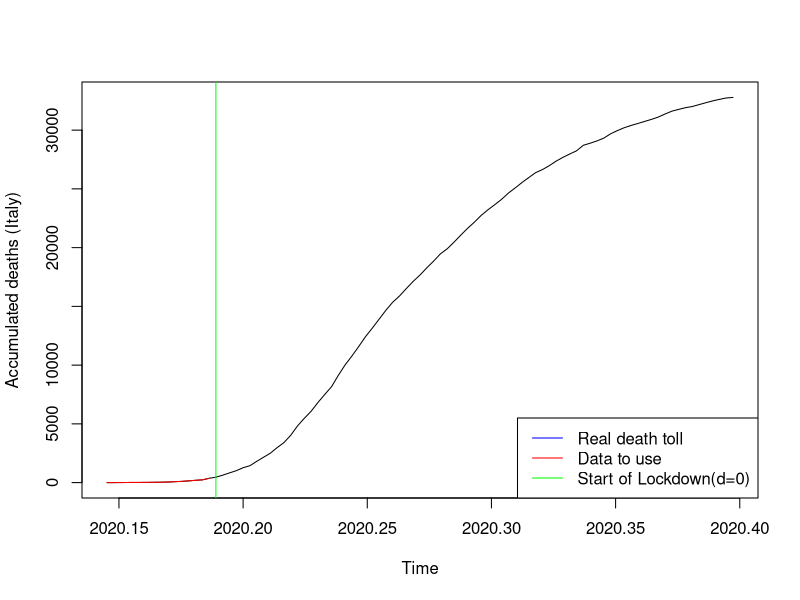
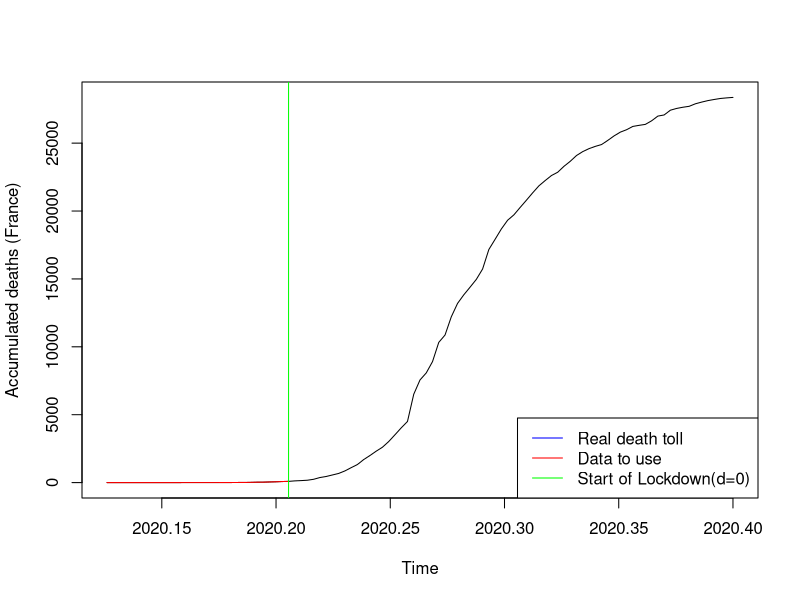
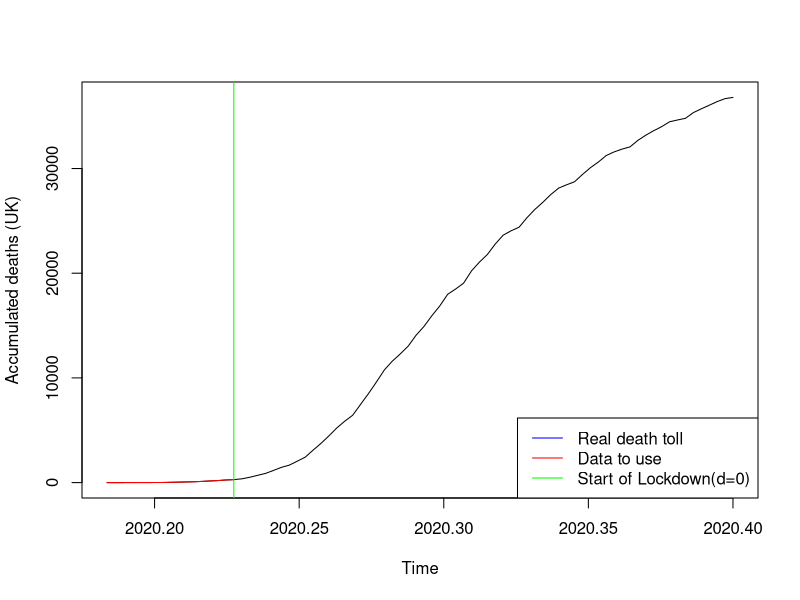
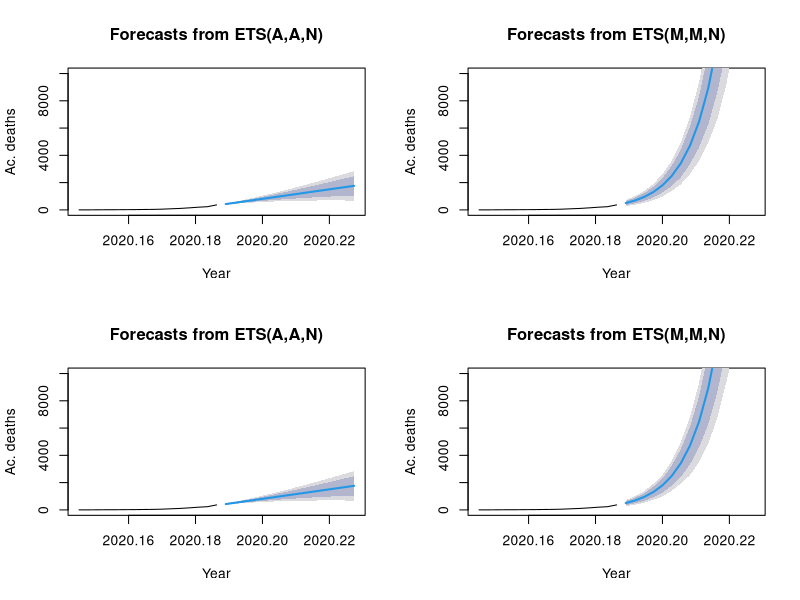
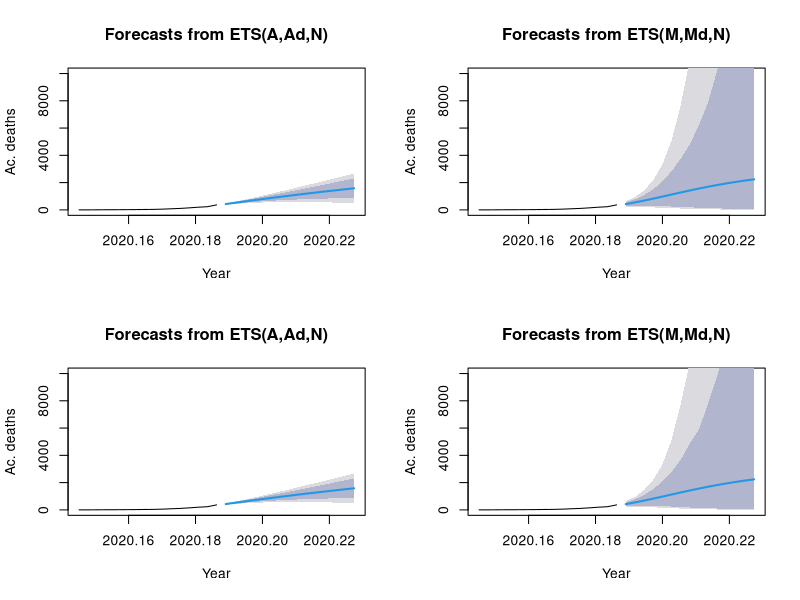
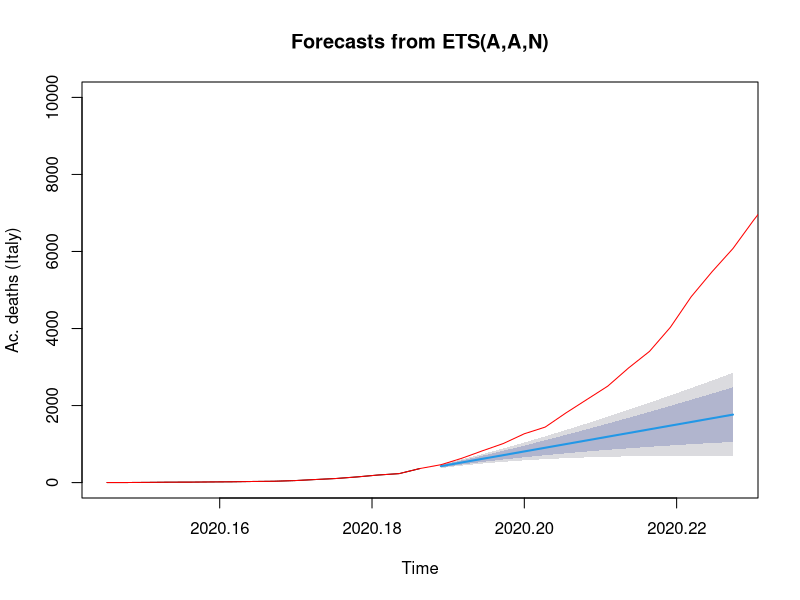
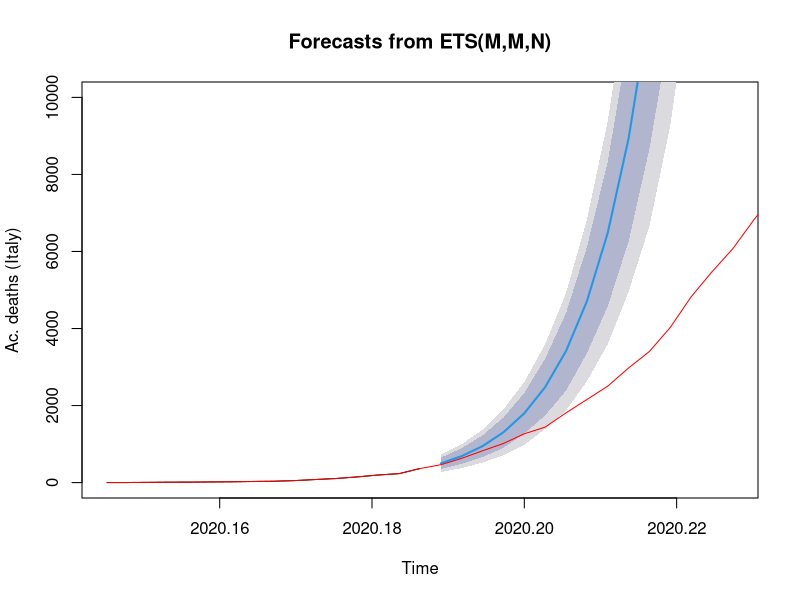
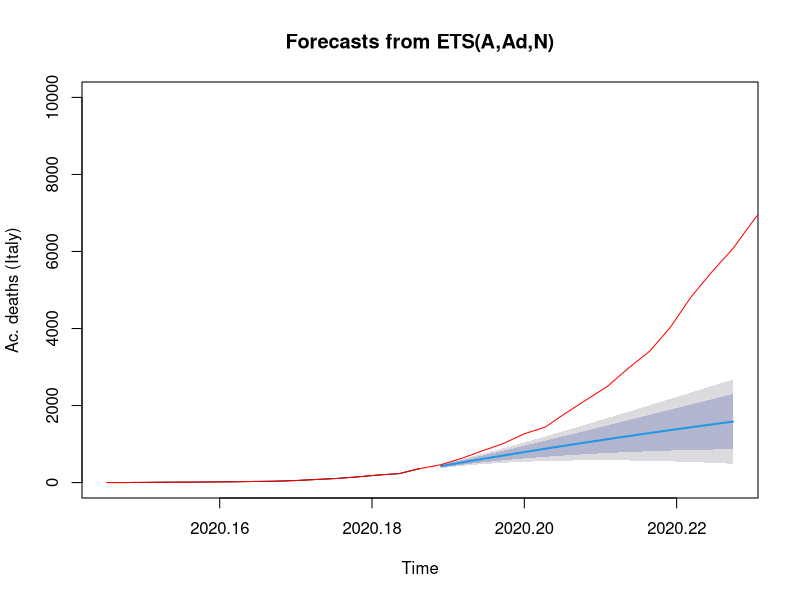

The R source for these figures, in order: (Note: a time limit stopped this script after it produced the figures.)
## ---- chunk 1
echo=FALSE
covid_data <- read.csv("COVID_data_v3.csv", header=TRUE, sep=",")
#ProjectData <- data.matrix(ProjectData) 
#ProjectData_INITIAL <- ProjectData

t0_IT=2020+53/365 #day of first casualty
P=15 #predicted days
cIT2_0 <- ts((covid_data$Cdeaths_IT[54:69]),start=t0_IT, frequency=365) #t=0 @ day69. +14d #before it was starting at 45
cIT3 <- ts((covid_data$Cdeaths_IT[54:146]),start=t0_IT, frequency=365)

plot(cIT3, xlab="Time", ylab="Accumulated deaths (Italy)")
lines(cIT2_0, col="red")
abline(v=2020+69/365, col="green")
legend("bottomright", legend=c("Real death toll","Data to use", "Start of Lockdown(d=0)"), col=c("blue", "red","green"), lty=1)



#French Data
t0_FR <- 2020+46/365
cFRA2_0 <- ts(covid_data$Cdeaths_FRA[46:75],start=t0_FR, frequency=365) #t=0 @ day75, March 15th #before it was starting at 45
cFRA3 <- ts(covid_data$Cdeaths_FRA[46:146],start=t0_FR, frequency=365)

plot(cFRA3, xlab="Time", ylab="Accumulated deaths (France)")
lines(cFRA2_0, col="red")
abline(v=2020+75/365, col="green")
legend("bottomright", legend=c("Real death toll","Data to use", "Start of Lockdown(d=0)"), col=c("blue", "red","green"), lty=1)


#UK Data

t0_UK=2020+67/365
cUK2_0 <- ts(covid_data$Cdeaths_UK[67:83],start=t0_UK, frequency=365) #t=0 @ day83. +0d
cUK3 <- ts(covid_data$Cdeaths_UK[67:146],start=t0_UK, frequency=365)

plot(cUK3, xlab="Time", ylab="Accumulated deaths (UK)")
lines(cUK2_0, col="red")
abline(v=2020+83/365, col="green")
legend("bottomright", legend=c("Real death toll","Data to use", "Start of Lockdown(d=0)"), col=c("blue", "red","green"), lty=1)


## ---- chunk 2
library(forecast)
#Italy
cIT2_0_AAN <- ets(cIT2_0, model="AAN", damped=FALSE)
cIT2_0_AAZ <- ets(cIT2_0, model="AAZ", damped=FALSE)
cIT2_0_MMN <- ets(cIT2_0, model="MMN", damped=FALSE)
cIT2_0_MMZ <- ets(cIT2_0, model="MMZ", damped=FALSE)

cIT2_0_AAND <- ets(cIT2_0, model="AAN", damped=TRUE)
cIT2_0_AAZD <- ets(cIT2_0, model="AAZ", damped=TRUE)
cIT2_0_MMND <- ets(cIT2_0, model="MMN", damped=TRUE)
cIT2_0_MMZD <- ets(cIT2_0, model="MMZ", damped=TRUE)


# Create their prediction "cones" for 360 months (30 years) into the future with quintile confidence intervals
cIT2_0_AAN_pred <- forecast(cIT2_0_AAN, h=P, level=c(0.8, 0.95))
cIT2_0_AAZ_pred <- forecast(cIT2_0_AAZ, h=P, level=c(0.8, 0.95))
cIT2_0_MMN_pred <- forecast(cIT2_0_MMN, h=P, level=c(0.8, 0.95))
cIT2_0_MMZ_pred <- forecast(cIT2_0_MMZ, h=P, level=c(0.8, 0.95))

cIT2_0_AAND_pred <- forecast(cIT2_0_AAND, h=P, level=c(0.8, 0.95))
cIT2_0_AAZD_pred <- forecast(cIT2_0_AAZD, h=P, level=c(0.8, 0.95))
cIT2_0_MMND_pred <- forecast(cIT2_0_MMND, h=P, level=c(0.8, 0.95))
cIT2_0_MMZD_pred <- forecast(cIT2_0_MMZD, h=P, level=c(0.8, 0.95))

cIT2_0_tbats <- tbats(cIT2_0)
cIT2_0_tbats_pred <-forecast(cIT2_0_tbats, h=30, level=c(0.8, 0.95))

cIT2_0_ARIMA <- auto.arima(cIT2_0,seasonal=FALSE)
cIT2_0_ARIMA_pred <- forecast(cIT2_0_ARIMA,P)

par(mfrow=c(2,2)) # This command sets the plot window to show 1 row of 4 plots
plot(cIT2_0_AAN_pred, xlab="Year", ylab="Ac. deaths", ylim=c(0,10000))
plot(cIT2_0_MMN_pred, xlab="Year", ylab="Ac. deaths", ylim=c(0,10000))
plot(cIT2_0_AAZ_pred, xlab="Year", ylab="Ac. deaths", ylim=c(0,10000))
plot(cIT2_0_MMZ_pred, xlab="Year", ylab="Ac. deaths", ylim=c(0,10000))

par(mfrow=c(2,2)) # This command sets the plot window to show 1 row of 4 plots
plot(cIT2_0_AAND_pred, xlab="Year", ylab="Ac. deaths", ylim=c(0,10000))
plot(cIT2_0_MMND_pred, xlab="Year", ylab="Ac. deaths", ylim=c(0,10000))
plot(cIT2_0_AAZD_pred, xlab="Year", ylab="Ac. deaths", ylim=c(0,10000))
plot(cIT2_0_MMZD_pred, xlab="Year", ylab="Ac. deaths", ylim=c(0,10000))

par(mfrow=c(1,1)) # This command sets the plot window to show 1 row of 1 plots
plot(cIT2_0_AAN_pred, xlab="Time", ylab="Ac. deaths (Italy)", ylim=c(0,10000))
lines(cIT3, col="red")

par(mfrow=c(1,1)) # This command sets the plot window to show 1 row of 1 plots
plot(cIT2_0_MMN_pred, xlab="Time", ylab="Ac. deaths (Italy)", ylim=c(0,10000))
lines(cIT3, col="red")

par(mfrow=c(1,1)) # This command sets the plot window to show 1 row of 1 plots
plot(cIT2_0_AAND_pred, xlab="Time", ylab="Ac. deaths (Italy)", ylim=c(0,10000))
lines(cIT3, col="red")

par(mfrow=c(1,1)) # This command sets the plot window to show 1 row of 1 plots
plot(cIT2_0_MMND_pred, xlab="Time", ylab="Ac. deaths (Italy)", ylim=c(0,10000))
lines(cIT3, col="red")

par(mfrow=c(1,1)) # This command sets the plot window to show 1 row of 1 plots
plot(cIT2_0_tbats_pred, xlab="Time", ylab="Ac. deaths (Italy)")
lines(cIT3, col="red")

par(mfrow=c(1,1)) # This command sets the plot window to show 1 row of 1 plots
plot(cIT2_0_ARIMA_pred, xlab="Time", ylab="Ac. deaths (Italy)")
lines(cIT3, col="red")


## ---- chunk 3

###
### Comparing models -- Time series Cross Validation (Rolling Horizon Holdout)
###

f_AANF  <- function(y, h) forecast(ets(y, model="AAN"), h = h)
errors_AANF <- tsCV(cIT2_0, f_AANF, h=1, window=15)

f_MMNF<- function(y, h) forecast(ets(y, model="MMN"), h = h)
errors_MMNF <- tsCV(cIT2_0, f_MMNF, h=1, window=15)

f_AAND  <- function(y, h) forecast(ets(y, model="AAN", damped=TRUE), h = h)
errors_AAND <- tsCV(cIT2_0, f_AAND, h=1, window=15)

f_MMND  <- function(y, h) forecast(ets(y, model="MMN", damped=TRUE), h = h)
errors_MMND <- tsCV(cIT2_0, f_MMND, h=1, window=15)

f_TBATS  <- function(y, h) forecast(tbats(y), h = h)
errors_TBATS <- tsCV(cIT2_0, f_TBATS, h=1, window=15)

f_ARIMA  <- function(y, h) forecast(auto.arima(y), h = h)
errors_ARIMA <- tsCV(cIT2_0, f_ARIMA, h=1, window=15)


#par(mfrow=c(1,1)) 
#plot(errors_AANF, ylab='tsCV errors')
#abline(0,0)
#lines(errors_MMNF, col="red")
#lines(errors_AAND, col="green")
#lines(errors_MMND, col="blue")
#lines(errors_TBATS, col="grey")
#lines(errors_ARIMA, col="orange")
#legend("left", legend=c("CV_error_AANF", "CV_error_MMNF","CV_error_AAND","CV_error_MMND", "CV_error_TBATS", "CV_error_ARIMA"), #col=c("black", "red", "green", "blue", "grey", "orange"), lty=1:4)

mean(abs(errors_AANF/cIT2_0), na.rm=TRUE)*100
mean(abs(errors_MMNF/cIT2_0), na.rm=TRUE)*100
mean(abs(errors_AAND/cIT2_0), na.rm=TRUE)*100
mean(abs(errors_MMND/cIT2_0), na.rm=TRUE)*100
mean(abs(errors_TBATS/cIT2_0), na.rm=TRUE)*100
mean(abs(errors_ARIMA/cIT2_0), na.rm=TRUE)*100

## ---- chunk 4
par(mfrow=c(1,1)) # This command sets the plot window to show 1 row of 1 plots
plot(cIT2_0_MMN_pred, xlab="Time", ylab="Ac. deaths (Italy)", ylim=c(0,10000))
lines(cIT3, col="red")
## ---- chunk 5
library(forecast)
#Italy
cFRA2_0_AAN <- ets(cFRA2_0, model="AAN", damped=FALSE)
cFRA2_0_AAZ <- ets(cFRA2_0, model="AAZ", damped=FALSE)
cFRA2_0_MMN <- ets(cFRA2_0, model="MMN", damped=FALSE)
cFRA2_0_MMZ <- ets(cFRA2_0, model="MMZ", damped=FALSE)

cFRA2_0_AAND <- ets(cFRA2_0, model="AAN", damped=TRUE)
cFRA2_0_AAZD <- ets(cFRA2_0, model="AAZ", damped=TRUE)
cFRA2_0_MMND <- ets(cFRA2_0, model="MMN", damped=TRUE)
cFRA2_0_MMZD <- ets(cFRA2_0, model="MMZ", damped=TRUE)


# Create their prediction "cones" for 360 months (30 years) into the future with quintile confidence intervals
cFRA2_0_AAN_pred <- forecast(cFRA2_0_AAN, h=P, level=c(0.8, 0.95))
cFRA2_0_AAZ_pred <- forecast(cFRA2_0_AAZ, h=P, level=c(0.8, 0.95))
cFRA2_0_MMN_pred <- forecast(cFRA2_0_MMN, h=P, level=c(0.8, 0.95))
cFRA2_0_MMZ_pred <- forecast(cFRA2_0_MMZ, h=P, level=c(0.8, 0.95))

cFRA2_0_AAND_pred <- forecast(cFRA2_0_AAND, h=P, level=c(0.8, 0.95))
cFRA2_0_AAZD_pred <- forecast(cFRA2_0_AAZD, h=P, level=c(0.8, 0.95))
cFRA2_0_MMND_pred <- forecast(cFRA2_0_MMND, h=P, level=c(0.8, 0.95))
cFRA2_0_MMZD_pred <- forecast(cFRA2_0_MMZD, h=P, level=c(0.8, 0.95))

cFRA2_0_tbats <- tbats(cFRA2_0)
cFRA2_0_tbats_pred <-forecast(cFRA2_0_tbats, h=30, level=c(0.8, 0.95))

cFRA2_0_ARIMA <- auto.arima(cFRA2_0,seasonal=FALSE)
cFRA2_0_ARIMA_pred <- forecast(cFRA2_0_ARIMA,P)


par(mfrow=c(1,1)) # This command sets the plot window to show 1 row of 1 plots
plot(cFRA2_0_AAN_pred, xlab="Time", ylab="Ac. deaths (FR)", ylim=c(0,10000))
lines(cFRA3, col="red")

par(mfrow=c(1,1)) # This command sets the plot window to show 1 row of 1 plots
plot(cFRA2_0_MMN_pred, xlab="Time", ylab="Ac. deaths (FR)", ylim=c(0,10000))
lines(cFRA3, col="red")

par(mfrow=c(1,1)) # This command sets the plot window to show 1 row of 1 plots
plot(cFRA2_0_AAND_pred, xlab="Time", ylab="Ac. deaths (FR)", ylim=c(0,10000))
lines(cFRA3, col="red")

par(mfrow=c(1,1)) # This command sets the plot window to show 1 row of 1 plots
plot(cFRA2_0_MMND_pred, xlab="Time", ylab="Ac. deaths (FR)", ylim=c(0,10000))
lines(cFRA3, col="red")

par(mfrow=c(1,1)) # This command sets the plot window to show 1 row of 1 plots
plot(cFRA2_0_tbats_pred, xlab="Time", ylab="Ac. deaths (FR)")
lines(cFRA3, col="red")

par(mfrow=c(1,1)) # This command sets the plot window to show 1 row of 1 plots
plot(cFRA2_0_ARIMA_pred, xlab="Time", ylab="Ac. deaths (FR)")
lines(cFRA3, col="red")


## ---- chunk 6

###
### Comparing models -- Time series Cross Validation (Rolling Horizon Holdout)
###

f_AANF  <- function(y, h) forecast(ets(y, model="AAN"), h = h)
errors_AANF <- tsCV(cFRA2_0, f_AANF, h=1, window=15)

f_MMNF<- function(y, h) forecast(ets(y, model="MMN"), h = h)
errors_MMNF <- tsCV(cFRA2_0, f_MMNF, h=1, window=15)

f_AAND  <- function(y, h) forecast(ets(y, model="AAN", damped=TRUE), h = h)
errors_AAND <- tsCV(cFRA2_0, f_AAND, h=1, window=15)

f_MMND  <- function(y, h) forecast(ets(y, model="MMN", damped=TRUE), h = h)
errors_MMND <- tsCV(cFRA2_0, f_MMND, h=1, window=15)

f_TBATS  <- function(y, h) forecast(tbats(y), h = h)
errors_TBATS <- tsCV(cFRA2_0, f_TBATS, h=1, window=15)

f_ARIMA  <- function(y, h) forecast(auto.arima(y), h = h)
errors_ARIMA <- tsCV(cFRA2_0, f_ARIMA, h=1, window=15)


#par(mfrow=c(1,1)) 
#plot(errors_AANF, ylab='tsCV errors')
#abline(0,0)
#lines(errors_MMNF, col="red")
#lines(errors_AAND, col="green")
#lines(errors_MMND, col="blue")
#lines(errors_TBATS, col="grey")
#lines(errors_ARIMA, col="orange")
#legend("left", legend=c("CV_error_AANF", "CV_error_MMNF","CV_error_AAND","CV_error_MMND", "CV_error_TBATS", "CV_error_ARIMA"), #col=c("black", "red", "green", "blue", "grey", "orange"), lty=1:4)

mean(abs(errors_AANF/cFRA2_0), na.rm=TRUE)*100
mean(abs(errors_MMNF/cFRA2_0), na.rm=TRUE)*100
mean(abs(errors_AAND/cFRA2_0), na.rm=TRUE)*100
mean(abs(errors_MMND/cFRA2_0), na.rm=TRUE)*100
mean(abs(errors_TBATS/cFRA2_0), na.rm=TRUE)*100
mean(abs(errors_ARIMA/cFRA2_0), na.rm=TRUE)*100

## ---- chunk 7
par(mfrow=c(1,1)) # This command sets the plot window to show 1 row of 1 plots
plot(cFRA2_0_tbats_pred, xlab="Time", ylab="Ac. deaths (FR)", ylim=c(0,10000))
lines(cFRA3, col="red")
## ---- chunk 8
library(forecast)
#Italy
cUK2_0_AAN <- ets(cUK2_0, model="AAN", damped=FALSE)
cUK2_0_AAZ <- ets(cUK2_0, model="AAZ", damped=FALSE)
cUK2_0_MMN <- ets(cUK2_0, model="MMN", damped=FALSE)
cUK2_0_MMZ <- ets(cUK2_0, model="MMZ", damped=FALSE)

cUK2_0_AAND <- ets(cUK2_0, model="AAN", damped=TRUE)
cUK2_0_AAZD <- ets(cUK2_0, model="AAZ", damped=TRUE)
cUK2_0_MMND <- ets(cUK2_0, model="MMN", damped=TRUE)
cUK2_0_MMZD <- ets(cUK2_0, model="MMZ", damped=TRUE)


# Create their prediction "cones" for 360 months (30 years) into the future with quintile confidence intervals
cUK2_0_AAN_pred <- forecast(cUK2_0_AAN, h=P, level=c(0.8, 0.95))
cUK2_0_AAZ_pred <- forecast(cUK2_0_AAZ, h=P, level=c(0.8, 0.95))
cUK2_0_MMN_pred <- forecast(cUK2_0_MMN, h=P, level=c(0.8, 0.95))
cUK2_0_MMZ_pred <- forecast(cUK2_0_MMZ, h=P, level=c(0.8, 0.95))

cUK2_0_AAND_pred <- forecast(cUK2_0_AAND, h=P, level=c(0.8, 0.95))
cUK2_0_AAZD_pred <- forecast(cUK2_0_AAZD, h=P, level=c(0.8, 0.95))
cUK2_0_MMND_pred <- forecast(cUK2_0_MMND, h=P, level=c(0.8, 0.95))
cUK2_0_MMZD_pred <- forecast(cUK2_0_MMZD, h=P, level=c(0.8, 0.95))

cUK2_0_tbats <- tbats(cUK2_0)
cUK2_0_tbats_pred <-forecast(cUK2_0_tbats, h=30, level=c(0.8, 0.95))

cUK2_0_ARIMA <- auto.arima(cUK2_0,seasonal=FALSE)
cUK2_0_ARIMA_pred <- forecast(cUK2_0_ARIMA,P)

#par(mfrow=c(2,2)) # This command sets the plot window to show 1 row of 4 plots
#plot(cUK2_0_AAN_pred, xlab="Year", ylab="Ac. deaths", ylim=c(0,10000))
#plot(cUK2_0_MMN_pred, xlab="Year", ylab="Ac. deaths", ylim=c(0,10000))
#plot(cUK2_0_AAZ_pred, xlab="Year", ylab="Ac. deaths", ylim=c(0,10000))
#plot(cUK2_0_MMZ_pred, xlab="Year", ylab="Ac. deaths", ylim=c(0,10000))

#par(mfrow=c(2,2)) # This command sets the plot window to show 1 row of 4 plots
#plot(cUK2_0_AAND_pred, xlab="Year", ylab="Ac. deaths", ylim=c(0,10000))
#plot(cUK2_0_MMND_pred, xlab="Year", ylab="Ac. deaths", ylim=c(0,10000))
#plot(cUK2_0_AAZD_pred, xlab="Year", ylab="Ac. deaths", ylim=c(0,10000))
#plot(cUK2_0_MMZD_pred, xlab="Year", ylab="Ac. deaths", ylim=c(0,10000))

par(mfrow=c(1,1)) # This command sets the plot window to show 1 row of 1 plots
plot(cUK2_0_AAN_pred, xlab="Time", ylab="Ac. deaths (UK)", ylim=c(0,10000))
lines(cUK3, col="red")

par(mfrow=c(1,1)) # This command sets the plot window to show 1 row of 1 plots
plot(cUK2_0_MMN_pred, xlab="Time", ylab="Ac. deaths (UK)", ylim=c(0,10000))
lines(cUK3, col="red")

par(mfrow=c(1,1)) # This command sets the plot window to show 1 row of 1 plots
plot(cUK2_0_AAND_pred, xlab="Time", ylab="Ac. deaths (UK)", ylim=c(0,10000))
lines(cUK3, col="red")

par(mfrow=c(1,1)) # This command sets the plot window to show 1 row of 1 plots
plot(cUK2_0_MMND_pred, xlab="Time", ylab="Ac. deaths (UK)", ylim=c(0,10000))
lines(cUK3, col="red")

par(mfrow=c(1,1)) # This command sets the plot window to show 1 row of 1 plots
plot(cUK2_0_tbats_pred, xlab="Time", ylab="Ac. deaths (UK)")
lines(cUK3, col="red")

par(mfrow=c(1,1)) # This command sets the plot window to show 1 row of 1 plots
plot(cUK2_0_ARIMA_pred, xlab="Time", ylab="Ac. deaths (UK)")
lines(cUK3, col="red")


## ---- chunk 9

###
### Comparing models -- Time series Cross Validation (Rolling Horizon Holdout)
###

f_AANF  <- function(y, h) forecast(ets(y, model="AAN"), h = h)
errors_AANF <- tsCV(cUK2_0, f_AANF, h=1, window=15)

f_MMNF<- function(y, h) forecast(ets(y, model="MMN"), h = h)
errors_MMNF <- tsCV(cUK2_0, f_MMNF, h=1, window=15)

f_AAND  <- function(y, h) forecast(ets(y, model="AAN", damped=TRUE), h = h)
errors_AAND <- tsCV(cUK2_0, f_AAND, h=1, window=15)

f_MMND  <- function(y, h) forecast(ets(y, model="MMN", damped=TRUE), h = h)
errors_MMND <- tsCV(cUK2_0, f_MMND, h=1, window=15)

f_TBATS  <- function(y, h) forecast(tbats(y), h = h)
errors_TBATS <- tsCV(cUK2_0, f_TBATS, h=1, window=15)

f_ARIMA  <- function(y, h) forecast(auto.arima(y), h = h)
errors_ARIMA <- tsCV(cUK2_0, f_ARIMA, h=1, window=15)


#par(mfrow=c(1,1)) 
#plot(errors_AANF, ylab='tsCV errors')
#abline(0,0)
#lines(errors_MMNF, col="red")
#lines(errors_AAND, col="green")
#lines(errors_MMND, col="blue")
#lines(errors_TBATS, col="grey")
#lines(errors_ARIMA, col="orange")
#legend("left", legend=c("CV_error_AANF", "CV_error_MMNF","CV_error_AAND","CV_error_MMND", "CV_error_TBATS", "CV_error_ARIMA"), #col=c("black", "red", "green", "blue", "grey", "orange"), lty=1:4)

mean(abs(errors_AANF/cUK2_0), na.rm=TRUE)*100
mean(abs(errors_MMNF/cUK2_0), na.rm=TRUE)*100
mean(abs(errors_AAND/cUK2_0), na.rm=TRUE)*100
mean(abs(errors_MMND/cUK2_0), na.rm=TRUE)*100
mean(abs(errors_TBATS/cUK2_0), na.rm=TRUE)*100
mean(abs(errors_ARIMA/cUK2_0), na.rm=TRUE)*100

## ---- chunk 10
par(mfrow=c(1,1)) # This command sets the plot window to show 1 row of 1 plots
plot(cUK2_0_tbats_pred, xlab="Time", ylab="Ac. deaths (UK)", ylim=c(0,10000))
lines(cUK3, col="red")
## ---- chunk 11
library(forecast)

#covid_data<-read.csv(file.choose(), header=TRUE, sep=",")

t0=2020+53/365
P=15 #predicted days
cIT <- ts(covid_data$Cdeaths_IT,start=0, frequency=1)
cIT_14 <- ts(log(covid_data$Cdeaths_IT[54:83]),start=t0, frequency=365) #t=0 @ day69. +14d #before it was starting at 45
cIT_F <- ts(log(covid_data$Cdeaths_IT[54:148]),start=t0, frequency=365)   # a supprimer 

plot(cIT_F)
lines(cIT_14, col="red")

cIT_14_AAN <- ets(cIT_14, model="AAN", damped=FALSE)
cIT_14_AAZ <- ets(cIT_14, model="AAZ", damped=FALSE)
cIT_14_MMN <- ets(cIT_14, model="MMN", damped=FALSE)
cIT_14_MMZ <- ets(cIT_14, model="MMZ", damped=FALSE)

cIT_14_AAND <- ets(cIT_14, model="AAN", damped=TRUE)
cIT_14_AAZD <- ets(cIT_14, model="AAZ", damped=TRUE)
cIT_14_MMND <- ets(cIT_14, model="MMN", damped=TRUE)
cIT_14_MMZD <- ets(cIT_14, model="MMZ", damped=TRUE)

# Create their prediction "cones" for 360 months (30 years) into the future with quintile confidence intervals
cIT_14_AAN_pred <- forecast(cIT_14_AAN, h=30, level=c(0.8, 0.95))
cIT_14_AAZ_pred <- forecast(cIT_14_AAZ, h=30, level=c(0.8, 0.95))
cIT_14_MMN_pred <- forecast(cIT_14_MMN, h=30, level=c(0.8, 0.95))
cIT_14_MMZ_pred <- forecast(cIT_14_MMZ, h=30, level=c(0.8, 0.95))

cIT_14_AAND_pred <- forecast(cIT_14_AAND, h=30, level=c(0.8, 0.95))
cIT_14_AAZD_pred <- forecast(cIT_14_AAZD, h=30, level=c(0.8, 0.95))
cIT_14_MMND_pred <- forecast(cIT_14_MMND, h=30, level=c(0.8, 0.95))
cIT_14_MMZD_pred <- forecast(cIT_14_MMZD, h=30, level=c(0.8, 0.95))

cIT_14_tbats <- tbats(cIT_14)
cIT_14_tbats_pred <-forecast(cIT_14_tbats, h=30, level=c(0.8, 0.95))
par(mfrow=c(1,1))
plot(cIT_14_tbats_pred, xlab="Year", ylab="Predicted Electric Rate")
lines(cIT_F, col="red")

cIT_14_ARIMA <- auto.arima(cIT_14,seasonal=FALSE)
cIT_14_ARIMA_pred <- forecast(cIT_14_ARIMA,30)
plot(cIT_14_ARIMA_pred)
lines(cIT_F, col="red")

par(mfrow=c(2,3)) # This command sets the plot window to show 1 row of 4 plots
plot(cIT_14_AAN_pred, xlab="Year", ylab="Acummulated deaths", ylim=c(0,100))
lines(cIT_F, col="red")
plot(cIT_14_MMN_pred, xlab="Year", ylab="Acummulated deaths", ylim=c(0,100))
lines(cIT_F, col="red")
plot(cIT_14_AAND_pred, xlab="Year", ylab="Acummulated deaths", ylim=c(0,100))
lines(cIT_F, col="red")
plot(cIT_14_MMND_pred, xlab="Year", ylab="Acummulated deaths", ylim=c(0,100))
lines(cIT_F, col="red")
plot(cIT_14_tbats_pred, xlab="Year", ylab="Predicted Electric Rate", ylim=c(0,100))
lines(cIT_F, col="red")
plot(cIT_14_ARIMA_pred, ylim=c(0,100))
lines(cIT_F, col="red")

###
### Comparing models -- Time series Cross Validation (Rolling Horizon Holdout)
###

f_AANF  <- function(y, h) forecast(ets(y, model="AAN"), h = h)
errors_AANF <- tsCV(cIT_14, f_AANF, h=1, window=15)

f_MMNF<- function(y, h) forecast(ets(y, model="MMN"), h = h)
errors_MMNF <- tsCV(cIT_14, f_MMNF, h=1, window=15)

f_AAND  <- function(y, h) forecast(ets(y, model="AAN", damped=TRUE), h = h)
errors_AAND <- tsCV(cIT_14, f_AAND, h=1, window=15)

f_MMND  <- function(y, h) forecast(ets(y, model="MMN", damped=TRUE), h = h)
errors_MMND <- tsCV(cIT_14, f_MMND, h=1, window=15)

f_TBATS  <- function(y, h) forecast(tbats(y), h = h)
errors_TBATS <- tsCV(cIT_14, f_TBATS, h=1, window=15)

f_ARIMA  <- function(y, h) forecast(auto.arima(y), h = h)
errors_ARIMA <- tsCV(cIT_14, f_ARIMA, h=1, window=15)


par(mfrow=c(1,1)) 
plot(errors_AANF, ylab='tsCV errors')
abline(0,0)
lines(errors_MMNF, col="red")
lines(errors_AAND, col="green")
lines(errors_MMND, col="blue")
lines(errors_TBATS, col="grey")
lines(errors_ARIMA, col="orange")
legend("left", legend=c("CV_error_AANF", "CV_error_MMNF","CV_error_AAND","CV_error_MMND", "CV_error_TBATS", "CV_error_ARIMA"), col=c("black", "red", "green", "blue", "grey", "orange"), lty=1:4)

mean(abs(errors_AANF/cIT_14), na.rm=TRUE)*100
mean(abs(errors_MMNF/cIT_14), na.rm=TRUE)*100
mean(abs(errors_AAND/cIT_14), na.rm=TRUE)*100
mean(abs(errors_MMND/cIT_14), na.rm=TRUE)*100
mean(abs(errors_TBATS/cIT_14), na.rm=TRUE)*100
mean(abs(errors_ARIMA/cIT_14), na.rm=TRUE)*100

# Print the mean and confidence intervals for the MMZ model
cIT_14_MMN_pred

# Export the results out
write.csv(cIT_14_MMN_pred, file = "IT no lockdown+14d (AAND) incl(ARIMA).csv") # export the selected model's predictions into a CSV file

#expfore<-exp(cIT_14_ARIMA_pred$forecast)
par(mfrow=c(1,1)) # This command sets the plot window to show 1 row of 4 plots
plot(cIT_14_AAND_pred, xlab="Year", ylab="log(Acummulated deaths)", ylim=c(0,20))
lines(cIT_F, col="red")
abline(v=2020+69/365, col="green")
legend("left", legend=c("Best fitted model","Real death toll", "Start of Lockdown"), col=c("blue", "red","green"), lty=1)



## ---- chunk 12
library(forecast)

####################
###ITALY ANALYSIS###
####################

#covid_data<-read.csv(file.choose(), header=TRUE, sep=",")

t0=2020+53/365
P=15 #predicted days
#FRA <- ts(covid_data$deaths_IT,start=0, frequency=1)
cIT <- ts(covid_data$Cdeaths_IT,start=0, frequency=1)
cIT_14 <- ts(covid_data$Cdeaths_IT[54:83],start=t0, frequency=365) #t=0 @ day69. +14d #before it was starting at 45
cIT_F <- ts(covid_data$Cdeaths_IT[54:148],start=t0, frequency=365)   # a supprimer 

plot(cIT_F)
lines(cIT_14, col="red")

cIT_14_AAN <- ets(cIT_14, model="AAN", damped=FALSE)
cIT_14_AAZ <- ets(cIT_14, model="AAZ", damped=FALSE)
cIT_14_MMN <- ets(cIT_14, model="MMN", damped=FALSE)
cIT_14_MMZ <- ets(cIT_14, model="MMZ", damped=FALSE)

cIT_14_AAND <- ets(cIT_14, model="AAN", damped=TRUE)
cIT_14_AAZD <- ets(cIT_14, model="AAZ", damped=TRUE)
cIT_14_MMND <- ets(cIT_14, model="MMN", damped=TRUE)
cIT_14_MMZD <- ets(cIT_14, model="MMZ", damped=TRUE)

# Create their prediction "cones" for 360 months (30 years) into the future with quintile confidence intervals
cIT_14_AAN_pred <- forecast(cIT_14_AAN, h=30, level=c(0.8, 0.95))
cIT_14_AAZ_pred <- forecast(cIT_14_AAZ, h=30, level=c(0.8, 0.95))
cIT_14_MMN_pred <- forecast(cIT_14_MMN, h=30, level=c(0.8, 0.95))
cIT_14_MMZ_pred <- forecast(cIT_14_MMZ, h=30, level=c(0.8, 0.95))

cIT_14_AAND_pred <- forecast(cIT_14_AAND, h=30, level=c(0.8, 0.95))
cIT_14_AAZD_pred <- forecast(cIT_14_AAZD, h=30, level=c(0.8, 0.95))
cIT_14_MMND_pred <- forecast(cIT_14_MMND, h=30, level=c(0.8, 0.95))
cIT_14_MMZD_pred <- forecast(cIT_14_MMZD, h=30, level=c(0.8, 0.95))

cIT_14_tbats <- tbats(cIT_14)
cIT_14_tbats_pred <-forecast(cIT_14_tbats, h=30, level=c(0.8, 0.95))
par(mfrow=c(1,1))
plot(cIT_14_tbats_pred, xlab="Year", ylab="Predicted Electric Rate")
lines(cIT_F, col="red")

cIT_14_ARIMA <- auto.arima(cIT_14,seasonal=FALSE)
cIT_14_ARIMA_pred <- forecast(cIT_14_ARIMA,30)
plot(cIT_14_ARIMA_pred)
lines(cIT_F, col="red")

par(mfrow=c(3,2)) # This command sets the plot window to show 1 row of 4 plots
plot(cIT_14_AAN_pred, xlab="Year", ylab="Acummulated deaths", ylim=c(0,100000))
lines(cIT_F, col="red")
plot(cIT_14_MMN_pred, xlab="Year", ylab="Acummulated deaths", ylim=c(0,100000))
lines(cIT_F, col="red")
plot(cIT_14_AAND_pred, xlab="Year", ylab="Acummulated deaths", ylim=c(0,100000))
lines(cIT_F, col="red")
plot(cIT_14_MMND_pred, xlab="Year", ylab="Acummulated deaths", ylim=c(0,100000))
lines(cIT_F, col="red")
plot(cIT_14_tbats_pred, xlab="Year", ylab="Predicted Electric Rate", ylim=c(0,100000))
lines(cIT_F, col="red")
plot(cIT_14_ARIMA_pred, ylim=c(0,100))
lines(cIT_F, col="red")

###
### Comparing models -- Time series Cross Validation (Rolling Horizon Holdout)
###

f_AANF  <- function(y, h) forecast(ets(y, model="AAN"), h = h)
errors_AANF <- tsCV(cIT_14, f_AANF, h=1, window=15)

f_MMNF<- function(y, h) forecast(ets(y, model="MMN"), h = h)
errors_MMNF <- tsCV(cIT_14, f_MMNF, h=1, window=15)

f_AAND  <- function(y, h) forecast(ets(y, model="AAN", damped=TRUE), h = h)
errors_AAND <- tsCV(cIT_14, f_AAND, h=1, window=15)

f_MMND  <- function(y, h) forecast(ets(y, model="MMN", damped=TRUE), h = h)
errors_MMND <- tsCV(cIT_14, f_MMND, h=1, window=15)

f_TBATS  <- function(y, h) forecast(tbats(y), h = h)
errors_TBATS <- tsCV(cIT_14, f_TBATS, h=1, window=15)

f_ARIMA  <- function(y, h) forecast(auto.arima(y), h = h)
errors_ARIMA <- tsCV(cIT_14, f_ARIMA, h=1, window=15)


par(mfrow=c(1,1)) 
plot(errors_AANF, ylab='tsCV errors')
abline(0,0)
lines(errors_MMNF, col="red")
lines(errors_AAND, col="green")
lines(errors_MMND, col="blue")
lines(errors_TBATS, col="grey")
lines(errors_ARIMA, col="orange")
legend("left", legend=c("CV_error_AANF", "CV_error_MMNF","CV_error_AAND","CV_error_MMND", "CV_error_TBATS", "CV_error_ARIMA"), col=c("black", "red", "green", "blue", "grey", "orange"), lty=1:4)

mean(abs(errors_AANF/cIT_14), na.rm=TRUE)*100
mean(abs(errors_MMNF/cIT_14), na.rm=TRUE)*100
mean(abs(errors_AAND/cIT_14), na.rm=TRUE)*100
mean(abs(errors_MMND/cIT_14), na.rm=TRUE)*100
mean(abs(errors_TBATS/cIT_14), na.rm=TRUE)*100
mean(abs(errors_ARIMA/cIT_14), na.rm=TRUE)*100
## ---- chunk 13

# Print the mean and confidence intervals for the MMZ model
cIT_14_MMND_pred

# Export the results out
write.csv(cIT_14_MMND_pred, file = "IT no lockdown+14d (MMND) incl(ARIMA).csv") # export the selected model's predictions into a CSV file


#expfore<-exp(cIT_14_ARIMA_pred$forecast)
par(mfrow=c(1,1)) # This command sets the plot window to show 1 row of 4 plots
plot(cIT_14_AAND_pred, xlab="Year", ylab="Acummulated deaths", ylim=c(0,20))
lines(cIT_F, col="red")
abline(v=2020+69/365, col="green")
legend("left", legend=c("Best fitted model","Real death toll", "Start of Lockdown"), col=c("blue", "red","green"), lty=1)

## ---- chunk 14
#####################
###France ANALYSIS###
####################


t0=2020+53/365
#P=15 #predicted days, à supprimer? 
#cFRA <- ts(covid_data$Cdeaths_IT,start=0, frequency=1)
cFRA_14 <- ts(covid_data$Cdeaths_IT[58:89],start=t0, frequency=365) #t=0 @ day75. +14d 
cFRA_F <- ts(covid_data$Cdeaths_IT[58:148],start=t0, frequency=365)   # a supprimer?

plot(cFRA_F)
lines(cFRA_14, col="red")

cFRA_14_AAN <- ets(cFRA_14, model="AAN", damped=FALSE)
cFRA_14_AAZ <- ets(cFRA_14, model="AAZ", damped=FALSE)
cFRA_14_MMN <- ets(cFRA_14, model="MMN", damped=FALSE)
cFRA_14_MMZ <- ets(cFRA_14, model="MMZ", damped=FALSE)

cFRA_14_AAND <- ets(cFRA_14, model="AAN", damped=TRUE)
cFRA_14_AAZD <- ets(cFRA_14, model="AAZ", damped=TRUE)
cFRA_14_MMND <- ets(cFRA_14, model="MMN", damped=TRUE)
cFRA_14_MMZD <- ets(cFRA_14, model="MMZ", damped=TRUE)

# Create their prediction "cones" for 360 months (30 years) into the future with quintile confidence intervals
cFRA_14_AAN_pred <- forecast(cFRA_14_AAN, h=30, level=c(0.8, 0.95))
cFRA_14_AAZ_pred <- forecast(cFRA_14_AAZ, h=30, level=c(0.8, 0.95))
cFRA_14_MMN_pred <- forecast(cFRA_14_MMN, h=30, level=c(0.8, 0.95))
cFRA_14_MMZ_pred <- forecast(cFRA_14_MMZ, h=30, level=c(0.8, 0.95))

cFRA_14_AAND_pred <- forecast(cFRA_14_AAND, h=30, level=c(0.8, 0.95))
cFRA_14_AAZD_pred <- forecast(cFRA_14_AAZD, h=30, level=c(0.8, 0.95))
cFRA_14_MMND_pred <- forecast(cFRA_14_MMND, h=30, level=c(0.8, 0.95))
cFRA_14_MMZD_pred <- forecast(cFRA_14_MMZD, h=30, level=c(0.8, 0.95))

cFRA_14_tbats <- tbats(cFRA_14)
cFRA_14_tbats_pred <-forecast(cFRA_14_tbats, h=30, level=c(0.8, 0.95))
par(mfrow=c(1,1))
#plot(cFRA_14_tbats_pred, xlab="Year", ylab="Predicted Electric Rate")
#lines(cFRA_F, col="red")

cFRA_14_ARIMA <- auto.arima(cFRA_14,seasonal=FALSE)
cFRA_14_ARIMA_pred <- forecast(cFRA_14_ARIMA,30)
#plot(cFRA_14_ARIMA_pred)
#lines(cFRA_F, col="red")

par(mfrow=c(3,2)) # This command sets the plot window to show 1 row of 4 plots
plot(cFRA_14_AAN_pred, xlab="Year", ylab="Acummulated deaths", ylim=c(0,100000))
lines(cFRA_F, col="red")
plot(cFRA_14_MMN_pred, xlab="Year", ylab="Acummulated deaths", ylim=c(0,100000))
lines(cFRA_F, col="red")
plot(cFRA_14_AAND_pred, xlab="Year", ylab="Acummulated deaths", ylim=c(0,100000))
lines(cFRA_F, col="red")
plot(cFRA_14_MMND_pred, xlab="Year", ylab="Acummulated deaths", ylim=c(0,100000))
lines(cFRA_F, col="red")
plot(cFRA_14_tbats_pred, xlab="Year", ylab="Predicted Electric Rate", ylim=c(0,100000))
lines(cFRA_F, col="red")
plot(cFRA_14_ARIMA_pred, ylim=c(0,100000))
lines(cFRA_F, col="red")

###
### Comparing models -- Time series Cross Validation (Rolling Horizon Holdout)
###

f_AANF  <- function(y, h) forecast(ets(y, model="AAN"), h = h)
errors_AANF <- tsCV(cFRA_14, f_AANF, h=1, window=10)

f_MMNF<- function(y, h) forecast(ets(y, model="MMN"), h = h)
errors_MMNF <- tsCV(cFRA_14, f_MMNF, h=1, window=10)

f_AAND  <- function(y, h) forecast(ets(y, model="AAN", damped=TRUE), h = h)
errors_AAND <- tsCV(cFRA_14, f_AAND, h=1, window=10)

f_MMND  <- function(y, h) forecast(ets(y, model="MMN", damped=TRUE), h = h)
errors_MMND <- tsCV(cFRA_14, f_MMND, h=1, window=10)

f_TBATS  <- function(y, h) forecast(tbats(y), h = h)
errors_TBATS <- tsCV(cFRA_14, f_TBATS, h=1, window=10)

f_ARIMA  <- function(y, h) forecast(auto.arima(y), h = h)
errors_ARIMA <- tsCV(cFRA_14, f_ARIMA, h=1, window=10)


par(mfrow=c(1,1)) 
plot(errors_AANF, ylab='tsCV errors')
abline(0,0)
lines(errors_MMNF, col="red")
lines(errors_AAND, col="green")
lines(errors_MMND, col="blue")
lines(errors_TBATS, col="grey")
lines(errors_ARIMA, col="orange")
legend("left", legend=c("CV_error_AANF", "CV_error_MMNF","CV_error_AAND","CV_error_MMND", "CV_error_TBATS", "CV_error_ARIMA"), col=c("black", "red", "green", "blue", "grey", "orange"), lty=1:4)

mean(abs(errors_AANF/cFRA_14), na.rm=TRUE)*100
mean(abs(errors_MMNF/cFRA_14), na.rm=TRUE)*100
mean(abs(errors_AAND/cFRA_14), na.rm=TRUE)*100
mean(abs(errors_MMND/cFRA_14), na.rm=TRUE)*100
mean(abs(errors_TBATS/cFRA_14), na.rm=TRUE)*100
mean(abs(errors_ARIMA/cFRA_14), na.rm=TRUE)*100

# Print the mean and confidence intervals for the MMZ model
cFRA_14_MMND_pred

# Export the results out
write.csv(cFRA_14_MMND_pred, file = "FRA no lockdown+14d (MMND) incl(ARIMA).csv") # export the selected model's predictions into a CSV file

 
#######################
#####UK Analysis#######
#######################


t0=2020+53/365
#P=15 #predicted days, à supprimer? 
#cUK <- ts(covid_data$Cdeaths_IT,start=0, frequency=1)
cUK_14 <- ts(covid_data$Cdeaths_IT[68:98],start=t0, frequency=365) #t=0 @ day84. +14d 
cUK_F <- ts(covid_data$Cdeaths_IT[68:148],start=t0, frequency=365)   # a supprimer?

plot(cUK_F)
lines(cUK_14, col="red")

cUK_14_AAN <- ets(cUK_14, model="AAN", damped=FALSE)
cUK_14_AAZ <- ets(cUK_14, model="AAZ", damped=FALSE)
cUK_14_MMN <- ets(cUK_14, model="MMN", damped=FALSE)
cUK_14_MMZ <- ets(cUK_14, model="MMZ", damped=FALSE)

cUK_14_AAND <- ets(cUK_14, model="AAN", damped=TRUE)
cUK_14_AAZD <- ets(cUK_14, model="AAZ", damped=TRUE)
cUK_14_MMND <- ets(cUK_14, model="MMN", damped=TRUE)
cUK_14_MMZD <- ets(cUK_14, model="MMZ", damped=TRUE)

# Create their prediction "cones" for 360 months (30 years) into the future with quintile confidence intervals
cUK_14_AAN_pred <- forecast(cUK_14_AAN, h=30, level=c(0.8, 0.95))
cUK_14_AAZ_pred <- forecast(cUK_14_AAZ, h=30, level=c(0.8, 0.95))
cUK_14_MMN_pred <- forecast(cUK_14_MMN, h=30, level=c(0.8, 0.95))
cUK_14_MMZ_pred <- forecast(cUK_14_MMZ, h=30, level=c(0.8, 0.95))

cUK_14_AAND_pred <- forecast(cUK_14_AAND, h=30, level=c(0.8, 0.95))
cUK_14_AAZD_pred <- forecast(cUK_14_AAZD, h=30, level=c(0.8, 0.95))
cUK_14_MMND_pred <- forecast(cUK_14_MMND, h=30, level=c(0.8, 0.95))
cUK_14_MMZD_pred <- forecast(cUK_14_MMZD, h=30, level=c(0.8, 0.95))

cUK_14_tbats <- tbats(cUK_14)
cUK_14_tbats_pred <-forecast(cUK_14_tbats, h=30, level=c(0.8, 0.95))
par(mfrow=c(1,1))
plot(cUK_14_tbats_pred, xlab="Year", ylab="Predicted Electric Rate")
lines(cUK_F, col="red")

cUK_14_ARIMA <- auto.arima(cUK_14,seasonal=FALSE)
cUK_14_ARIMA_pred <- forecast(cUK_14_ARIMA,30)
plot(cUK_14_ARIMA_pred)
lines(cUK_F, col="red")

par(mfrow=c(3,2)) # This command sets the plot window to show 1 row of 4 plots
plot(cUK_14_AAN_pred, xlab="Year", ylab="Acummulated deaths", ylim=c(0,100000))
lines(cUK_F, col="red")
plot(cUK_14_MMN_pred, xlab="Year", ylab="Acummulated deaths", ylim=c(0,100000))
lines(cUK_F, col="red")
plot(cUK_14_AAND_pred, xlab="Year", ylab="Acummulated deaths", ylim=c(0,100000))
lines(cUK_F, col="red")
plot(cUK_14_MMND_pred, xlab="Year", ylab="Acummulated deaths", ylim=c(0,100000))
lines(cUK_F, col="red")
plot(cUK_14_tbats_pred, xlab="Year", ylab="Predicted Electric Rate", ylim=c(0,100000))
lines(cUK_F, col="red")
plot(cUK_14_ARIMA_pred, ylim=c(0,100000))
lines(cUK_F, col="red")

###
### Comparing models -- Time series Cross Validation (Rolling Horizon Holdout)
###

f_AANF  <- function(y, h) forecast(ets(y, model="AAN"), h = h)
errors_AANF <- tsCV(cUK_14, f_AANF, h=1, window=10)

f_MMNF<- function(y, h) forecast(ets(y, model="MMN"), h = h)
errors_MMNF <- tsCV(cUK_14, f_MMNF, h=1, window=10)

f_AAND  <- function(y, h) forecast(ets(y, model="AAN", damped=TRUE), h = h)
errors_AAND <- tsCV(cUK_14, f_AAND, h=1, window=10)

f_MMND  <- function(y, h) forecast(ets(y, model="MMN", damped=TRUE), h = h)
errors_MMND <- tsCV(cUK_14, f_MMND, h=1, window=10)

f_TBATS  <- function(y, h) forecast(tbats(y), h = h)
errors_TBATS <- tsCV(cUK_14, f_TBATS, h=1, window=10)

f_ARIMA  <- function(y, h) forecast(auto.arima(y), h = h)
errors_ARIMA <- tsCV(cUK_14, f_ARIMA, h=1, window=10)


par(mfrow=c(1,1)) 
plot(errors_AANF, ylab='tsCV errors')
abline(0,0)
lines(errors_MMNF, col="red")
lines(errors_AAND, col="green")
lines(errors_MMND, col="blue")
lines(errors_TBATS, col="grey")
lines(errors_ARIMA, col="orange")
legend("left", legend=c("CV_error_AANF", "CV_error_MMNF","CV_error_AAND","CV_error_MMND", "CV_error_TBATS", "CV_error_ARIMA"), col=c("black", "red", "green", "blue", "grey", "orange"), lty=1:4)

mean(abs(errors_AANF/cUK_14), na.rm=TRUE)*100
mean(abs(errors_MMNF/cUK_14), na.rm=TRUE)*100
mean(abs(errors_AAND/cUK_14), na.rm=TRUE)*100
mean(abs(errors_MMND/cUK_14), na.rm=TRUE)*100
mean(abs(errors_TBATS/cUK_14), na.rm=TRUE)*100
mean(abs(errors_ARIMA/cUK_14), na.rm=TRUE)*100

# Print the mean and confidence intervals for the MMZ model
cUK_14_ARIMA_pred

# Export the results out
write.csv(cUK_14_ARIMA_pred, file = "UK no lockdown+14d (MMND) incl(ARIMA).csv") # export the selected model's predictions into a CSV file

## ---- chunk 15
########################################
#########Plot the 3 countries###########
########################################


#expfore<-exp(cIT_14_ARIMA_pred$forecast)
par(mfrow=c(3,1)) 
plot(cIT_14_MMND_pred, xlab="Year", ylab="Italy Acummulated deaths", ylim=c(0,200000))
lines(cIT_F, col="red")
abline(v=2020+69/365, col="green")
legend("left", legend=c("Best fitted model","Real death toll", "Start of Lockdown"), col=c("blue", "red","green"), lty=1)

plot(cFRA_14_MMND_pred, xlab="Year", ylab="France Acummulated deaths", ylim=c(0,200000))
lines(cFRA_F, col="red")
abline(v=2020+69/365, col="green")
legend("left", legend=c("Best fitted model","Real death toll", "Start of Lockdown"), col=c("blue", "red","green"), lty=1)

plot(cUK_14_ARIMA_pred, xlab="Year", ylab="UK Acummulated deaths", ylim=c(0,200000))
lines(cUK_F, col="red")
abline(v=2020+69/365, col="green")
legend("left", legend=c("Best fitted model","Real death toll", "Start of Lockdown"), col=c("blue", "red","green"), lty=1)


#######################
#########Fin###########
#######################
